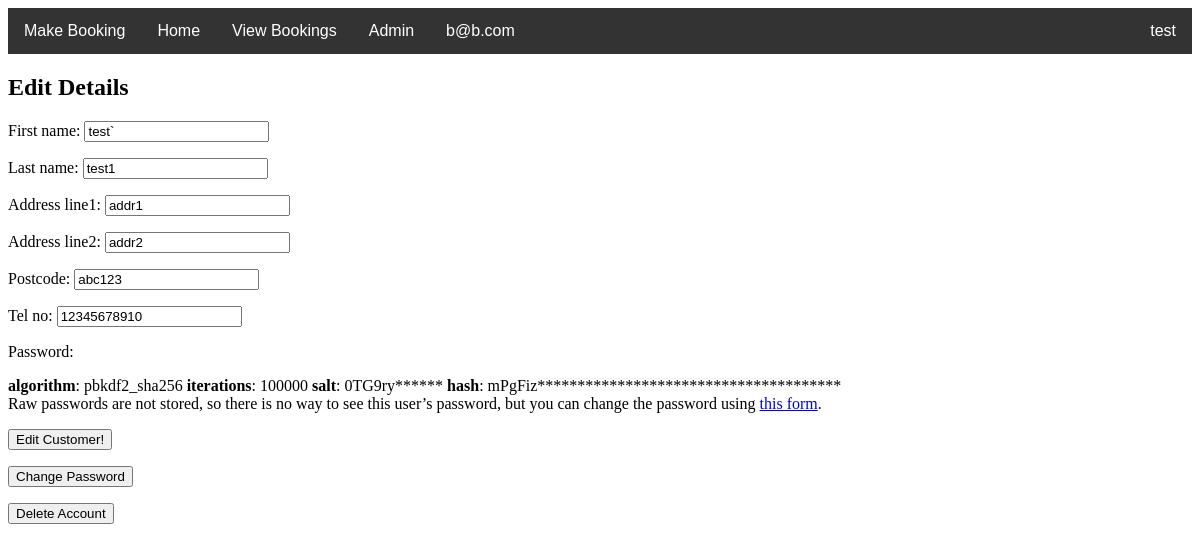
Page /ParkEasy/edit_form_customer/ (signed in) on the earlier database version.
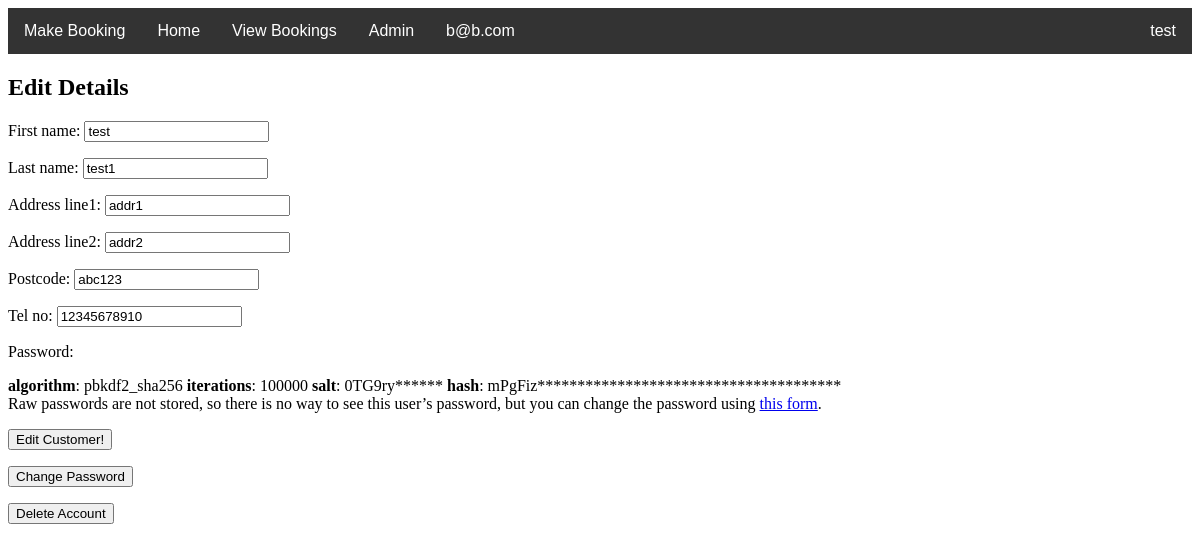
Same page on the later database version.
### ParkEasy/models.py (models this page shows, shortened)
class Customer(AbstractUser):
    password = models.TextField(max_length=100, default="")
    email = models.EmailField(max_length=100, default="", unique=True)
    is_staff = models.BooleanField(
        default=False,
        help_text='Designates whether the user can log into this site.',
    )
    address_line1 = models.CharField(max_length=100)
    address_line2 = models.CharField(max_length=100)
    postcode = models.CharField(max_length=16)
    tel_no = models.CharField(max_length=20)
    username = None
    USERNAME_FIELD = 'email'
    REQUIRED_FIELDS = []
    objects = UserManager()

### ParkEasy/views.py (the view)
# urls.py: path('edit_form_customer/', views.edit, name="edit"),
def edit(request):
    if request.method == 'POST':
        form = CustomerChangeFormCustomer(request.POST, instance=request.user)
        if form.is_valid():
            form.save()
            return redirect('home')
    else:
        form = CustomerChangeFormCustomer(instance=request.user)
    return render(request, 'ParkEasy/edit_form_customer.html', {'form': form})

### ParkEasy/forms.py (shortened to what this page needs)
class CustomerChangeFormCustomer(UserChangeForm):
    class Meta:
        model = Customer
        fields = ('first_name', 'last_name', 'address_line1', 'address_line2', 'postcode', 'tel_no', 'password')
        exclude = {'email', 'password1', 'password2'}

### templates/ParkEasy/edit_form_customer.html (shortened to what this page needs)
{% extends 'base.html' %}
{% block content %}
  <h2>Edit Details</h2>
  <form method="POST">
    {{ form.as_p }}
    <input type="submit" formmethod="post" Value="Edit Customer!">
  </form>
  <form action="{% url 'password-change'%}">
    <input type="submit" value="Change Password" />
  </form>
  <form action = "{% url 'delete-account'%}" method = "POST">
    <input type="submit" name="delete-account" formmethod="post" Value="Delete Account">
  </form>
{% endblock %}

### templates/base.html (shortened to what this page needs)
{% load static %}
<link rel="stylesheet" type="text/css" href="{% static 'style.css' %}"/>
<html>
<head>
</head>
<body>
<div class="navbar">
    {% if user.is_authenticated %}
        <a href="{% url 'booking' %}">Make Booking</a>
    {% else %}
        <a href="{% url 'login' %}">login to Make Booking</a>
    {% endif %}
    <a href="{% url 'home' %}">Home</a>
    {% if user.is_authenticated %}
        <a href="{% url 'view-bookings' %}">View Bookings</a>
    {% endif %}
    {% if user.is_superuser %}
        <a href="{% url 'admin:index' %}">Admin</a>
    {% endif %}
    {% if user.is_authenticated %}
        <a href="{% url 'edit' %}">{{ request.user.email }}</a>
    {% endif %}
    <div class="dropdown" style="float:right;">
        <button class="dropbtn">test</button>
    </div>
</div>
{% block content %}
{% endblock content %}
</body>
</html>

Differences in the rows shown:
changed Customer "b@b.com": first_name "test`" → "test"
